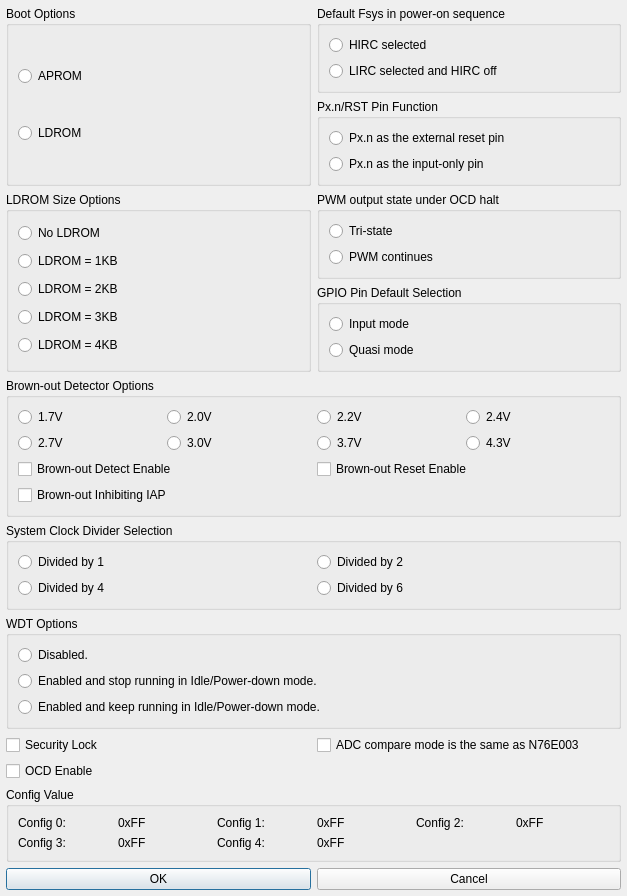
<?xml version="1.0" encoding="UTF-8"?>
<ui version="4.0">
 <class>Dialog</class>
 <widget class="QDialog" name="Dialog">
  <property name="geometry">
   <rect>
    <x>0</x>
    <y>0</y>
    <width>627</width>
    <height>673</height>
   </rect>
  </property>
  <layout class="QGridLayout" name="outer_layout">
   <property name="leftMargin">
    <number>6</number>
   </property>
   <property name="topMargin">
    <number>6</number>
   </property>
   <property name="rightMargin">
    <number>6</number>
   </property>
   <property name="bottomMargin">
    <number>6</number>
   </property>
   <property name="spacing">
    <number>6</number>
   </property>
   <item row="0" column="4" rowspan="2">
    <widget class="QGroupBox" name="IDC_GROUP_BOOT_SELECT">
     <property name="title">
      <string>Boot Options</string>
     </property>
     <layout class="QVBoxLayout" name="layout_IDC_GROUP_BOOT_SELECT">
      <item>
       <widget class="QRadioButton" name="IDC_RADIO_BS_APROM">
        <property name="text">
         <string>APROM</string>
        </property>
       </widget>
      </item>
      <item>
       <widget class="QRadioButton" name="IDC_RADIO_BS_LDROM">
        <property name="text">
         <string>LDROM</string>
        </property>
       </widget>
      </item>
     </layout>
    </widget>
   </item>
   <item row="2" column="4" rowspan="2">
    <widget class="QGroupBox" name="IDC_GROUP_LDSIZE">
     <property name="title">
      <string>LDROM Size Options</string>
     </property>
     <layout class="QVBoxLayout" name="layout_IDC_GROUP_LDSIZE">
      <item>
       <widget class="QRadioButton" name="IDC_RADIO_LDSIZE_0K">
        <property name="text">
         <string>No LDROM</string>
        </property>
       </widget>
      </item>
      <item>
       <widget class="QRadioButton" name="IDC_RADIO_LDSIZE_1K">
        <property name="text">
         <string>LDROM = 1KB</string>
        </property>
       </widget>
      </item>
      <item>
       <widget class="QRadioButton" name="IDC_RADIO_LDSIZE_2K">
        <property name="text">
         <string>LDROM = 2KB</string>
        </property>
       </widget>
      </item>
      <item>
       <widget class="QRadioButton" name="IDC_RADIO_LDSIZE_3K">
        <property name="text">
         <string>LDROM = 3KB</string>
        </property>
       </widget>
      </item>
      <item>
       <widget class="QRadioButton" name="IDC_RADIO_LDSIZE_4K">
        <property name="text">
         <string>LDROM = 4KB</string>
        </property>
       </widget>
      </item>
     </layout>
    </widget>
   </item>
   <item row="13" column="4">
    <widget class="QPushButton" name="IDOK">
     <property name="text">
      <string>OK</string>
     </property>
    </widget>
   </item>
   <item row="8" column="4">
    <widget class="QCheckBox" name="IDC_CHECK_SECURITY_LOCK">
     <property name="text">
      <string>Security Lock</string>
     </property>
    </widget>
   </item>
   <item row="11" column="4">
    <widget class="QCheckBox" name="IDC_CHECK_OCD_ENABLE">
     <property name="text">
      <string>OCD Enable</string>
     </property>
    </widget>
   </item>
   <item row="8" column="5">
    <widget class="QCheckBox" name="IDC_CHECK_ADCINTEN">
     <property name="text">
      <string>ADC compare mode is the same as N76E003</string>
     </property>
    </widget>
   </item>
   <item row="1" column="5">
    <widget class="QGroupBox" name="IDC_GROUP_RPD">
     <property name="title">
      <string>Px.n/RST Pin Function</string>
     </property>
     <layout class="QGridLayout" name="layout_IDC_GROUP_RPD">
      <item row="1" column="0">
       <widget class="QRadioButton" name="IDC_RADIO_RPD_RESET">
        <property name="text">
         <string>Px.n as the external reset pin</string>
        </property>
       </widget>
      </item>
      <item row="2" column="0">
       <widget class="QRadioButton" name="IDC_RADIO_RPD_INPUT">
        <property name="text">
         <string>Px.n as the input-only pin</string>
        </property>
       </widget>
      </item>
     </layout>
    </widget>
   </item>
   <item row="5" column="4" colspan="2">
    <widget class="QGroupBox" name="IDC_GROUP_BROWN_OUT_VOLTAGE">
     <property name="title">
      <string>Brown-out Detector Options</string>
     </property>
     <layout class="QGridLayout" name="gridLayout">
      <item row="0" column="0">
       <widget class="QRadioButton" name="IDC_RADIO_BOV_7">
        <property name="text">
         <string>1.7V</string>
        </property>
       </widget>
      </item>
      <item row="0" column="1">
       <widget class="QRadioButton" name="IDC_RADIO_BOV_6">
        <property name="text">
         <string>2.0V</string>
        </property>
       </widget>
      </item>
      <item row="0" column="2">
       <widget class="QRadioButton" name="IDC_RADIO_BOV_5">
        <property name="text">
         <string>2.2V</string>
        </property>
       </widget>
      </item>
      <item row="0" column="3">
       <widget class="QRadioButton" name="IDC_RADIO_BOV_4">
        <property name="text">
         <string>2.4V</string>
        </property>
       </widget>
      </item>
      <item row="1" column="0">
       <widget class="QRadioButton" name="IDC_RADIO_BOV_3">
        <property name="text">
         <string>2.7V</string>
        </property>
       </widget>
      </item>
      <item row="1" column="1">
       <widget class="QRadioButton" name="IDC_RADIO_BOV_2">
        <property name="text">
         <string>3.0V</string>
        </property>
       </widget>
      </item>
      <item row="1" column="2">
       <widget class="QRadioButton" name="IDC_RADIO_BOV_1">
        <property name="text">
         <string>3.7V</string>
        </property>
       </widget>
      </item>
      <item row="1" column="3">
       <widget class="QRadioButton" name="IDC_RADIO_BOV_0">
        <property name="text">
         <string>4.3V</string>
        </property>
       </widget>
      </item>
      <item row="2" column="0" colspan="2">
       <widget class="QCheckBox" name="IDC_CHECK_BROWN_OUT_ENABLE">
        <property name="text">
         <string>Brown-out Detect Enable</string>
        </property>
       </widget>
      </item>
      <item row="2" column="2" colspan="2">
       <widget class="QCheckBox" name="IDC_CHECK_BROWN_OUT_RESET">
        <property name="text">
         <string>Brown-out Reset Enable</string>
        </property>
       </widget>
      </item>
      <item row="3" column="0" colspan="2">
       <widget class="QCheckBox" name="IDC_CHECK_BROWN_OUT_IAP">
        <property name="text">
         <string>Brown-out Inhibiting IAP</string>
        </property>
       </widget>
      </item>
     </layout>
    </widget>
   </item>
   <item row="7" column="4" colspan="2">
    <widget class="QGroupBox" name="IDC_GROUP_WDT">
     <property name="title">
      <string>WDT Options</string>
     </property>
     <layout class="QVBoxLayout" name="layout_IDC_GROUP_WDT">
      <item>
       <widget class="QRadioButton" name="IDC_RADIO_WDT_DISABLE">
        <property name="text">
         <string>Disabled.</string>
        </property>
       </widget>
      </item>
      <item>
       <widget class="QRadioButton" name="IDC_RADIO_WDT_ENABLE_STOP">
        <property name="text">
         <string>Enabled and stop running in Idle/Power-down mode.</string>
        </property>
       </widget>
      </item>
      <item>
       <widget class="QRadioButton" name="IDC_RADIO_WDT_ENABLE_KEEP">
        <property name="text">
         <string>Enabled and keep running in Idle/Power-down mode.</string>
        </property>
       </widget>
      </item>
     </layout>
    </widget>
   </item>
   <item row="6" column="4" colspan="2">
    <widget class="QGroupBox" name="IDC_GROUP_SYSCLKDIV">
     <property name="title">
      <string>System Clock Divider Selection</string>
     </property>
     <layout class="QGridLayout" name="layout_IDC_GROUP_SYSCLKDIV">
      <item row="0" column="0">
       <widget class="QRadioButton" name="IDC_RADIO_SYSCLKDIV_3">
        <property name="text">
         <string>Divided by 1</string>
        </property>
       </widget>
      </item>
      <item row="0" column="1">
       <widget class="QRadioButton" name="IDC_RADIO_SYSCLKDIV_2">
        <property name="text">
         <string>Divided by 2</string>
        </property>
       </widget>
      </item>
      <item row="1" column="0">
       <widget class="QRadioButton" name="IDC_RADIO_SYSCLKDIV_1">
        <property name="text">
         <string>Divided by 4</string>
        </property>
       </widget>
      </item>
      <item row="1" column="1">
       <widget class="QRadioButton" name="IDC_RADIO_SYSCLKDIV_0">
        <property name="text">
         <string>Divided by 6</string>
        </property>
       </widget>
      </item>
     </layout>
    </widget>
   </item>
   <item row="0" column="5">
    <widget class="QGroupBox" name="IDC_GROUP_FSYS">
     <property name="title">
      <string>Default Fsys in power-on sequence</string>
     </property>
     <layout class="QVBoxLayout" name="layout_IDC_GROUP_FSYS">
      <item>
       <widget class="QRadioButton" name="IDC_RADIO_FSYS_HIRC">
        <property name="text">
         <string>HIRC selected</string>
        </property>
       </widget>
      </item>
      <item>
       <widget class="QRadioButton" name="IDC_RADIO_FSYS_LIRC">
        <property name="text">
         <string>LIRC selected and HIRC off</string>
        </property>
       </widget>
      </item>
     </layout>
    </widget>
   </item>
   <item row="3" column="5">
    <widget class="QGroupBox" name="IDC_GROUP_IODEFAULT">
     <property name="title">
      <string>GPIO Pin Default Selection</string>
     </property>
     <layout class="QVBoxLayout" name="verticalLayout">
      <item>
       <widget class="QRadioButton" name="IDC_RADIO_IODEFAULT_INPUT">
        <property name="text">
         <string>Input mode</string>
        </property>
       </widget>
      </item>
      <item>
       <widget class="QRadioButton" name="IDC_RADIO_IODEFAULT_QUASI">
        <property name="text">
         <string>Quasi mode</string>
        </property>
       </widget>
      </item>
     </layout>
    </widget>
   </item>
   <item row="2" column="5">
    <widget class="QGroupBox" name="IDC_GROUP_OCDPWM">
     <property name="title">
      <string>PWM output state under OCD halt</string>
     </property>
     <layout class="QVBoxLayout" name="layout_IDC_GROUP_OCDPWM">
      <item>
       <widget class="QRadioButton" name="IDC_RADIO_OCDPWM_TRI">
        <property name="text">
         <string>Tri-state</string>
        </property>
       </widget>
      </item>
      <item>
       <widget class="QRadioButton" name="IDC_RADIO_OCDPWM_CONTI">
        <property name="text">
         <string>PWM continues</string>
        </property>
       </widget>
      </item>
     </layout>
    </widget>
   </item>
   <item row="13" column="5">
    <widget class="QPushButton" name="IDCANCEL">
     <property name="text">
      <string>Cancel</string>
     </property>
    </widget>
   </item>
   <item row="12" column="4" colspan="2">
    <widget class="QGroupBox" name="IDC_GROUP_CONFIG_VALUE">
     <property name="title">
      <string>Config Value</string>
     </property>
     <layout class="QGridLayout" name="gridLayout_2">
      <item row="0" column="0">
       <widget class="QLabel" name="IDC_STATIC_CONFIG_0">
        <property name="text">
         <string>Config 0:</string>
        </property>
       </widget>
      </item>
      <item row="0" column="1">
       <widget class="QLabel" name="IDC_STATIC_CONFIG_VALUE_0">
        <property name="text">
         <string>0xFF</string>
        </property>
       </widget>
      </item>
      <item row="0" column="2">
       <widget class="QLabel" name="IDC_STATIC_CONFIG_1">
        <property name="text">
         <string>Config 1:</string>
        </property>
       </widget>
      </item>
      <item row="0" column="3">
       <widget class="QLabel" name="IDC_STATIC_CONFIG_VALUE_1">
        <property name="text">
         <string>0xFF</string>
        </property>
       </widget>
      </item>
      <item row="0" column="4">
       <widget class="QLabel" name="IDC_STATIC_CONFIG_2">
        <property name="text">
         <string>Config 2:</string>
        </property>
       </widget>
      </item>
      <item row="0" column="5">
       <widget class="QLabel" name="IDC_STATIC_CONFIG_VALUE_2">
        <property name="text">
         <string>0xFF</string>
        </property>
       </widget>
      </item>
      <item row="1" column="0">
       <widget class="QLabel" name="IDC_STATIC_CONFIG_3">
        <property name="text">
         <string>Config 3:</string>
        </property>
       </widget>
      </item>
      <item row="1" column="1">
       <widget class="QLabel" name="IDC_STATIC_CONFIG_VALUE_3">
        <property name="text">
         <string>0xFF</string>
        </property>
       </widget>
      </item>
      <item row="1" column="2">
       <widget class="QLabel" name="IDC_STATIC_CONFIG_4">
        <property name="text">
         <string>Config 4:</string>
        </property>
       </widget>
      </item>
      <item row="1" column="3">
       <widget class="QLabel" name="IDC_STATIC_CONFIG_VALUE_4">
        <property name="text">
         <string>0xFF</string>
        </property>
       </widget>
      </item>
     </layout>
    </widget>
   </item>
  </layout>
 </widget>
 <resources/>
 <connections/>
</ui>
